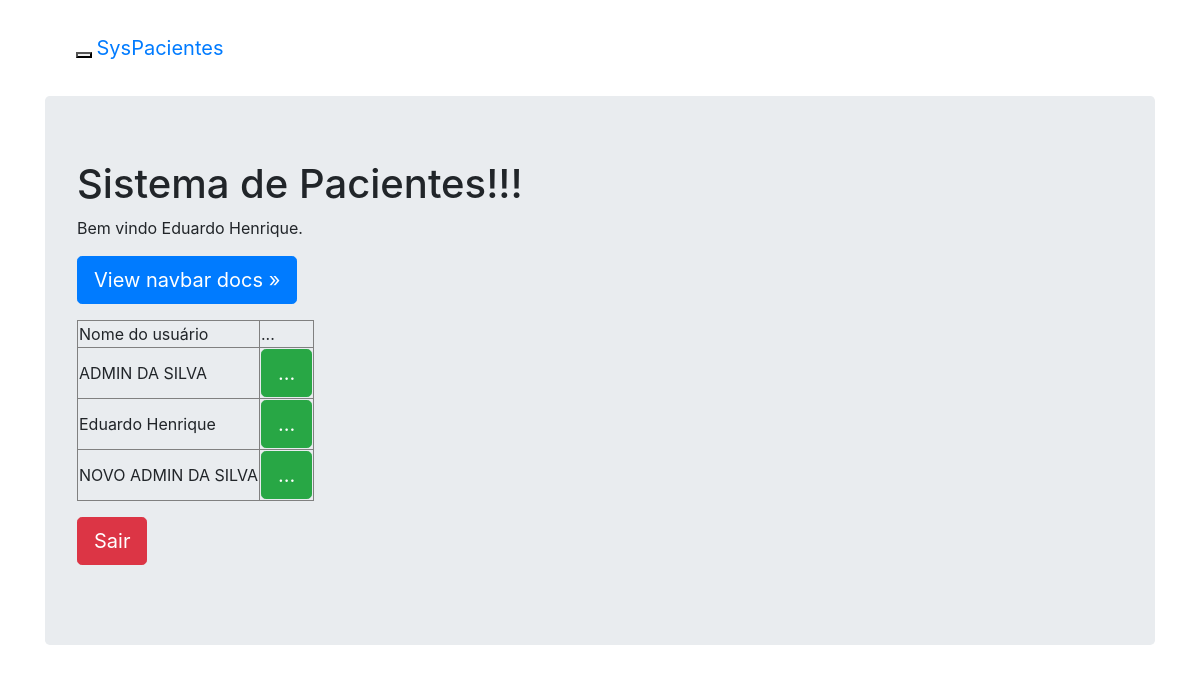
The page /admin.php (signed in) on the database its author committed.
### tables this page shows
CREATE TABLE `usuarios` (
  `id` int(11) NOT NULL AUTO_INCREMENT,
  `email` varchar(50) NOT NULL,
  `senha` varchar(10) NOT NULL,
  `nome` varchar(50) NOT NULL,
  PRIMARY KEY (`id`)
);

### admin.php (the view, shortened to what this page needs)
<?php
   require_once('conexao.php');
   $id_usuario   = $_SESSION["id_usuario"];
   $nome_usuario = "";
   $sql = "SELECT nome FROM usuarios WHERE id = " . $id_usuario;
   $resp = mysqli_query($conexao_bd, $sql);
   if($rows=mysqli_fetch_row($resp)){
      $nome_usuario = $rows[0];
   }
?>
<!DOCTYPE html>
<html lang="pt-br">
<head>
    <link href="css/bootstrap.min.css" rel="stylesheet">
    <link href="css/navbar.css" rel="stylesheet">
</head>
<body>
    <div class="container">
      <nav class="navbar navbar-default">
        <div class="container-fluid">
          <div class="navbar-header">
            <button type="button" class="navbar-toggle collapsed" data-toggle="collapse" data-target="#navbar" aria-expanded="false" aria-controls="navbar">
            </button>
            <a class="navbar-brand" href="#">SysPacientes</a>
          </div>
        </div>
      </nav>
      <div class="jumbotron">
        <h1>Sistema de Pacientes!!!</h1>
        <p>Bem vindo <?php echo($nome_usuario); ?>.</p>
        <p>
          <a class="btn btn-lg btn-primary" href="../../components/#navbar" role="button">View navbar docs &raquo;</a>
        </p>
        <p>
        <table border='1'>
         <tr>
            <td>Nome do usuário</td>
            <td>...</td>
         </tr>
         <?php
            $sql = "SELECT id, nome FROM usuarios ORDER BY Nome";
            $resp = mysqli_query($conexao_bd, $sql);
            while($rows=mysqli_fetch_row($resp)){
               $idUsuario   = $rows[0];
               $nomeUsuario = $rows[1];
               echo("<tr>");
               echo("<td>$nomeUsuario</td>");
               echo("<td><a class='btn btn-lg btn-success' href='usuario.php?idUsuario=$idUsuario' role='button'>...</a></td>");
               echo("</tr>");
            }
         ?>
        </table>
        </p>
        <p>
         <a class="btn btn-lg btn-danger" href="logout.php" role="button">Sair</a>
        </p>
      </div>
    </div>
</body>
</html>

### css/navbar.css (style rules this page uses)
body { padding-top: 20px; padding-bottom: 20px; }
.navbar { margin-bottom: 20px; }

### rows shown on the page
usuarios: nome "Eduardo Henrique"
usuarios: nome "ADMIN DA SILVA"
usuarios: nome "NOVO ADMIN DA SILVA"
